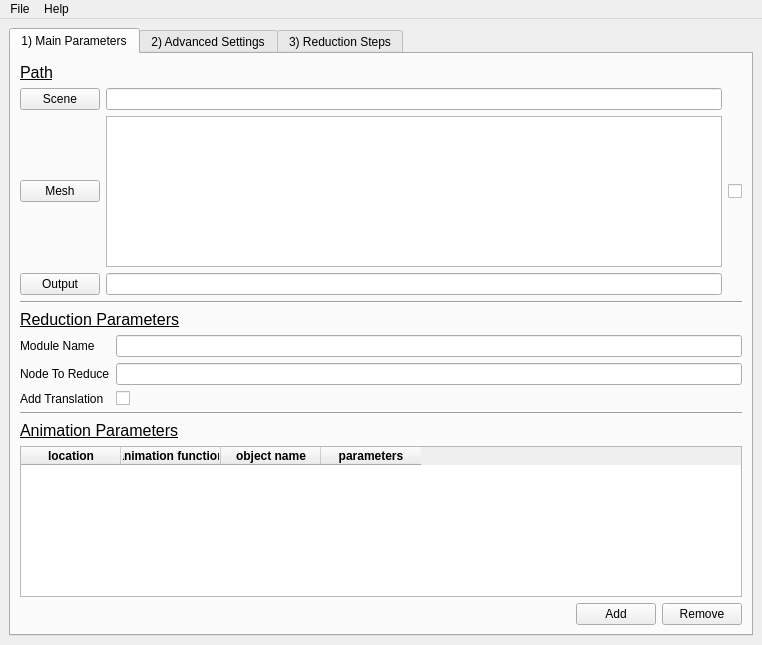
<?xml version="1.0" encoding="UTF-8"?>
<ui version="4.0">
 <class>MainWindow</class>
 <widget class="QMainWindow" name="MainWindow">
  <property name="geometry">
   <rect>
    <x>0</x>
    <y>0</y>
    <width>762</width>
    <height>645</height>
   </rect>
  </property>
  <property name="windowTitle">
   <string>MainWindow</string>
  </property>
  <widget class="QWidget" name="centralwidget">
   <layout class="QVBoxLayout" name="verticalLayout_4">
    <item>
     <widget class="QTabWidget" name="form">
      <property name="currentIndex">
       <number>0</number>
      </property>
      <widget class="QWidget" name="MainParameters">
       <attribute name="title">
        <string>1) Main Parameters</string>
       </attribute>
       <layout class="QVBoxLayout" name="verticalLayout_3">
        <item>
         <widget class="QLabel" name="label_path">
          <property name="font">
           <font>
            <pointsize>12</pointsize>
            <underline>true</underline>
           </font>
          </property>
          <property name="text">
           <string>Path</string>
          </property>
         </widget>
        </item>
        <item>
         <layout class="QGridLayout" name="layout_path">
          <item row="0" column="0">
           <widget class="QPushButton" name="btn_scene">
            <property name="text">
             <string>Scene</string>
            </property>
           </widget>
          </item>
          <item row="1" column="1">
           <widget class="QTextEdit" name="lineEdit_mesh">
            <property name="tabChangesFocus">
             <bool>false</bool>
            </property>
            <property name="readOnly">
             <bool>true</bool>
            </property>
           </widget>
          </item>
          <item row="1" column="0">
           <widget class="QPushButton" name="btn_mesh">
            <property name="text">
             <string>Mesh</string>
            </property>
           </widget>
          </item>
          <item row="2" column="0">
           <widget class="QPushButton" name="btn_output">
            <property name="text">
             <string>Output</string>
            </property>
           </widget>
          </item>
          <item row="2" column="1">
           <widget class="QLineEdit" name="lineEdit_output">
            <property name="readOnly">
             <bool>true</bool>
            </property>
           </widget>
          </item>
          <item row="0" column="1">
           <widget class="QLineEdit" name="lineEdit_scene">
            <property name="readOnly">
             <bool>true</bool>
            </property>
           </widget>
          </item>
          <item row="1" column="3">
           <widget class="QCheckBox" name="checkBox_mesh">
            <property name="text">
             <string/>
            </property>
            <property name="checked">
             <bool>false</bool>
            </property>
           </widget>
          </item>
         </layout>
        </item>
        <item>
         <widget class="Line" name="line_2">
          <property name="orientation">
           <enum>Qt::Horizontal</enum>
          </property>
         </widget>
        </item>
        <item>
         <widget class="QLabel" name="label_reductionParam">
          <property name="font">
           <font>
            <pointsize>12</pointsize>
            <underline>true</underline>
           </font>
          </property>
          <property name="text">
           <string>Reduction Parameters</string>
          </property>
          <property name="textFormat">
           <enum>Qt::AutoText</enum>
          </property>
          <property name="scaledContents">
           <bool>false</bool>
          </property>
         </widget>
        </item>
        <item>
         <layout class="QGridLayout" name="layout_reductionParam">
          <item row="4" column="1">
           <widget class="QCheckBox" name="checkBox_AddTranslation">
            <property name="text">
             <string/>
            </property>
           </widget>
          </item>
          <item row="1" column="0">
           <widget class="QLabel" name="label_NodeToReduce">
            <property name="toolTip">
             <string>paths to models to reduce</string>
            </property>
            <property name="text">
             <string>Node To Reduce</string>
            </property>
           </widget>
          </item>
          <item row="4" column="0">
           <widget class="QLabel" name="label_AddTranslation">
            <property name="toolTip">
             <string>allow translation along [x,y,z] axis of our reduced model</string>
            </property>
            <property name="text">
             <string>Add Translation</string>
            </property>
           </widget>
          </item>
          <item row="0" column="0">
           <widget class="QLabel" name="label_moduleName">
            <property name="text">
             <string>Module Name</string>
            </property>
           </widget>
          </item>
          <item row="1" column="1">
           <widget class="QLineEdit" name="lineEdit_NodeToReduce"/>
          </item>
          <item row="0" column="1">
           <widget class="QLineEdit" name="lineEdit_moduleName">
            <property name="text">
             <string/>
            </property>
           </widget>
          </item>
         </layout>
        </item>
        <item>
         <widget class="Line" name="line">
          <property name="orientation">
           <enum>Qt::Horizontal</enum>
          </property>
         </widget>
        </item>
        <item>
         <widget class="QLabel" name="lanel_animationParam">
          <property name="font">
           <font>
            <pointsize>12</pointsize>
            <underline>true</underline>
           </font>
          </property>
          <property name="text">
           <string>Animation Parameters</string>
          </property>
         </widget>
        </item>
        <item>
         <widget class="QTableWidget" name="tableWidget_animationParam">
          <column>
           <property name="text">
            <string>location</string>
           </property>
           <property name="font">
            <font>
             <weight>75</weight>
             <bold>true</bold>
            </font>
           </property>
          </column>
          <column>
           <property name="text">
            <string>animation function</string>
           </property>
           <property name="font">
            <font>
             <weight>75</weight>
             <bold>true</bold>
            </font>
           </property>
          </column>
          <column>
           <property name="text">
            <string>object name</string>
           </property>
           <property name="font">
            <font>
             <weight>75</weight>
             <bold>true</bold>
            </font>
           </property>
          </column>
          <column>
           <property name="text">
            <string>parameters</string>
           </property>
           <property name="font">
            <font>
             <weight>75</weight>
             <bold>true</bold>
            </font>
           </property>
          </column>
         </widget>
        </item>
        <item>
         <layout class="QGridLayout" name="layout_animationParam">
          <item row="0" column="1" colspan="2">
           <widget class="QPushButton" name="btn_addLine">
            <property name="text">
             <string>Add</string>
            </property>
           </widget>
          </item>
          <item row="0" column="4">
           <widget class="QPushButton" name="btn_removeLine">
            <property name="text">
             <string>Remove</string>
            </property>
           </widget>
          </item>
          <item row="0" column="0">
           <spacer name="horizontalSpacer">
            <property name="orientation">
             <enum>Qt::Horizontal</enum>
            </property>
            <property name="sizeHint" stdset="0">
             <size>
              <width>40</width>
              <height>20</height>
             </size>
            </property>
           </spacer>
          </item>
         </layout>
        </item>
       </layout>
      </widget>
      <widget class="QWidget" name="AdvancedSettings">
       <attribute name="title">
        <string>2) Advanced Settings</string>
       </attribute>
       <layout class="QVBoxLayout" name="verticalLayout_5">
        <item>
         <layout class="QGridLayout" name="layout_advancedSettings">
          <item row="0" column="1">
           <widget class="QCheckBox" name="checkBox_verbose">
            <property name="text">
             <string/>
            </property>
           </widget>
          </item>
          <item row="6" column="0">
           <widget class="QLabel" name="label_toKeep">
            <property name="text">
             <string>To keep</string>
            </property>
           </widget>
          </item>
          <item row="6" column="1">
           <widget class="QLineEdit" name="lineEdit_toKeep"/>
          </item>
          <item row="0" column="0">
           <widget class="QLabel" name="label_verbose">
            <property name="text">
             <string>Verbose</string>
            </property>
           </widget>
          </item>
          <item row="4" column="1">
           <widget class="QLineEdit" name="lineEdit_tolModes">
            <property name="text">
             <string/>
            </property>
           </widget>
          </item>
          <item row="1" column="1">
           <widget class="QCheckBox" name="checkBox_addToLib">
            <property name="text">
             <string/>
            </property>
           </widget>
          </item>
          <item row="1" column="0">
           <widget class="QLabel" name="label_addToLib">
            <property name="text">
             <string>Add to lib</string>
            </property>
           </widget>
          </item>
          <item row="3" column="0">
           <widget class="QLabel" name="label_tolGIE">
            <property name="toolTip">
             <string>tolerance applied to calculated GIE</string>
            </property>
            <property name="text">
             <string>Tolerance GIE</string>
            </property>
           </widget>
          </item>
          <item row="3" column="1">
           <widget class="QLineEdit" name="lineEdit_tolGIE">
            <property name="text">
             <string/>
            </property>
           </widget>
          </item>
          <item row="4" column="0">
           <widget class="QLabel" name="label_tolModes">
            <property name="toolTip">
             <string>tolerance applied to choose the modes</string>
            </property>
            <property name="text">
             <string>Tolerance Modes</string>
            </property>
           </widget>
          </item>
          <item row="2" column="0">
           <widget class="QLabel" name="label_numberCPU">
            <property name="text">
             <string>Number of CPU</string>
            </property>
           </widget>
          </item>
          <item row="2" column="1">
           <widget class="QSpinBox" name="spinBox_numberCPU">
            <property name="minimum">
             <number>1</number>
            </property>
            <property name="value">
             <number>4</number>
            </property>
           </widget>
          </item>
         </layout>
        </item>
       </layout>
      </widget>
      <widget class="QWidget" name="ReductionSteps">
       <attribute name="title">
        <string>3) Reduction Steps</string>
       </attribute>
       <layout class="QVBoxLayout" name="verticalLayout">
        <item>
         <layout class="QVBoxLayout" name="layout_reductionSteps">
          <item>
           <widget class="QCheckBox" name="checkBox_executeAll">
            <property name="text">
             <string>Execute All</string>
            </property>
           </widget>
          </item>
          <item>
           <widget class="QCheckBox" name="checkBox_phase1">
            <property name="text">
             <string>Phase 1</string>
            </property>
           </widget>
          </item>
          <item>
           <widget class="QCheckBox" name="checkBox_phase2">
            <property name="text">
             <string>Phase 2 </string>
            </property>
           </widget>
          </item>
          <item>
           <widget class="QCheckBox" name="checkBox_phase3">
            <property name="text">
             <string>Phase 3</string>
            </property>
           </widget>
          </item>
          <item>
           <widget class="QCheckBox" name="checkBox_phase4">
            <property name="text">
             <string>Phase 4</string>
            </property>
           </widget>
          </item>
         </layout>
        </item>
        <item>
         <layout class="QGridLayout" name="layout_launchReduction">
          <item row="0" column="0">
           <spacer name="horizontalSpacer_2">
            <property name="orientation">
             <enum>Qt::Horizontal</enum>
            </property>
            <property name="sizeHint" stdset="0">
             <size>
              <width>40</width>
              <height>20</height>
             </size>
            </property>
           </spacer>
          </item>
          <item row="0" column="1">
           <widget class="QPushButton" name="btn_launchReduction">
            <property name="text">
             <string>Launch Reduction</string>
            </property>
           </widget>
          </item>
         </layout>
        </item>
        <item>
         <widget class="Line" name="line_3">
          <property name="orientation">
           <enum>Qt::Horizontal</enum>
          </property>
         </widget>
        </item>
        <item>
         <layout class="QVBoxLayout" name="layout_preExecutionInfos">
          <item>
           <widget class="QLabel" name="label_preExecutionInfos">
            <property name="font">
             <font>
              <pointsize>12</pointsize>
              <underline>true</underline>
             </font>
            </property>
            <property name="text">
             <string>Pre - Execution Infos</string>
            </property>
           </widget>
          </item>
          <item>
           <widget class="QTextEdit" name="textEdit_preExecutionInfos">
            <property name="readOnly">
             <bool>true</bool>
            </property>
           </widget>
          </item>
         </layout>
        </item>
       </layout>
      </widget>
     </widget>
    </item>
   </layout>
  </widget>
  <widget class="QMenuBar" name="menuBar">
   <property name="geometry">
    <rect>
     <x>0</x>
     <y>0</y>
     <width>762</width>
     <height>19</height>
    </rect>
   </property>
   <widget class="QMenu" name="menuFile">
    <property name="title">
     <string>File</string>
    </property>
    <addaction name="separator"/>
    <addaction name="actionOpen"/>
    <addaction name="actionSave"/>
    <addaction name="actionSave_as"/>
    <addaction name="actionReset"/>
   </widget>
   <widget class="QMenu" name="menuHelp">
    <property name="title">
     <string>Help</string>
    </property>
    <addaction name="actionAbout_ModelOrderReduction"/>
   </widget>
   <addaction name="menuFile"/>
   <addaction name="menuHelp"/>
  </widget>
  <action name="actionOpen">
   <property name="text">
    <string>&amp;Open</string>
   </property>
   <property name="shortcut">
    <string>Ctrl+O</string>
   </property>
  </action>
  <action name="actionSave">
   <property name="text">
    <string>&amp;Save</string>
   </property>
   <property name="shortcut">
    <string>Ctrl+S</string>
   </property>
  </action>
  <action name="actionAbout_ModelOrderReduction">
   <property name="text">
    <string>&amp;About ModelOrderReduction</string>
   </property>
  </action>
  <action name="actionSave_as">
   <property name="text">
    <string>Sa&amp;ve as...</string>
   </property>
  </action>
  <action name="actionReset">
   <property name="text">
    <string>&amp;Reset</string>
   </property>
   <property name="shortcut">
    <string>Ctrl+R</string>
   </property>
  </action>
 </widget>
 <resources/>
 <connections/>
</ui>
